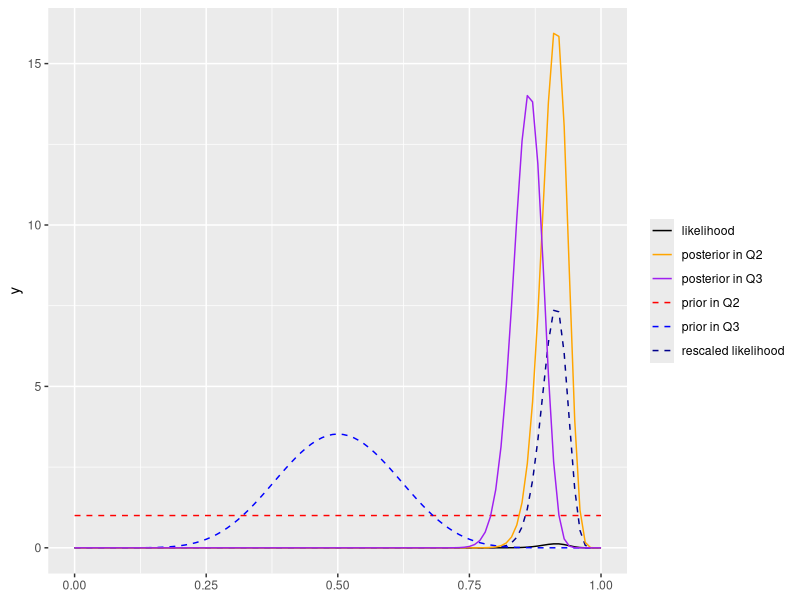

This chart was generated by the following R code:
## ---- chunk 1
options(digits=2)
## ---- chunk 2
y <- 118
n <- 129
theta_hat <- y/n
theta_hat
## ---- chunk 3
sigma_hat <- sqrt(n*theta_hat*(1-theta_hat))
CI <- c((y-1.96*sigma_hat)/n, (y + 1.96*sigma_hat)/n)
CI
## ---- chunk 4
a <- y+1
b <- n-y+1
m <- a/(a+b)
m
## ---- chunk 5
c <- c(0.025, 0.975)
CI2 <- qbeta(c, shape1 = y+1, shape2 = n-y+1)
CI2
## ---- chunk 6
library(tidyverse)
base <-
  ggplot() +
  xlim(0,1)

cols <- c("likelihood" = "black", "rescaled likelihood" = "dark blue", "prior in Q2"="red", "prior in Q3"="blue", "posterior in Q2"="orange", "posterior in Q3"="purple")

base +
  geom_function(aes(color="likelihood"), fun = function(x) choose(n, y)*x^y*(1-x)^(n-y))+
  geom_function(aes(color="rescaled likelihood"), fun = function(x) 60*choose(n, y)*x^y*(1-x)^(n-y), linetype="dashed")+
  stat_function(aes(color="prior in Q2"), fun = dbeta, args = list(shape1 = 1, shape2 = 1), linetype="dashed")+
  stat_function(aes(color="prior in Q3"), fun = dbeta, args = list(shape1 = 10, shape2 = 10), linetype="dashed")+
  stat_function(aes(color="posterior in Q2"), fun = dbeta, args = list(shape1 = y+1, shape2 = n-y+1))+
  stat_function(aes(color="posterior in Q3"), fun = dbeta, args = list(shape1 = y+10, shape2 = n-y+10))+
  scale_color_manual(name=NULL, values=cols)
